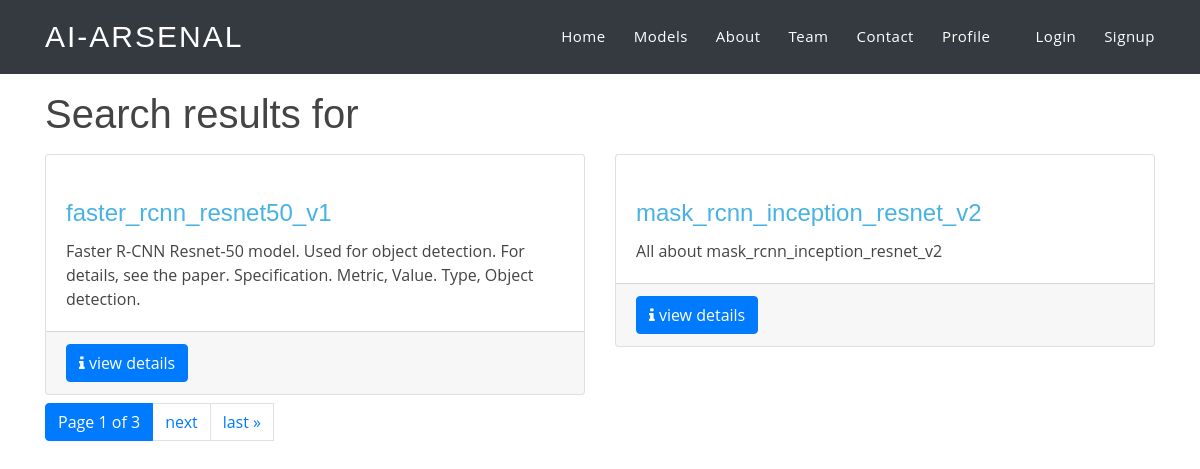
Page /storage/search/ on the committed database.
### storage/models.py (models this page shows, shortened)
class AiModel(models.Model):
    model_category =(
        (1,"image"),
        (2,"text"),
        (3,"nlp"),
        (4,"video"),
        (5,"others"),
    )
    name = models.CharField(max_length=225,default='model')
    summary = models.TextField()
    model_file =models.FileField(upload_to='ai_models',null=True)
    category= models.IntegerField(choices=model_category,default=model_category[0][1])
    model_image = models.ImageField(upload_to='ai_models/images',null=True)
    uploader =models.ForeignKey(User,on_delete=models.DO_NOTHING,default=2)
    uploaded_on =models.DateTimeField(auto_now=True)

### storage/views.py (the view)
# urls.py: path('search/', query_ai_models, name='search_ai_model'),
def query_ai_models(request):
    query = request.GET.get('q','')
    results = AiModel.objects.filter(name__contains=query)
    paginator = Paginator(results, 2)
    page_num = request.GET.get('page')
    page_obj = paginator.get_page(page_num)
    context = {
        'result':page_obj,
        'query':query
    }
    return render(request,'storage/search.html',context)

### templates/storage/search.html (shortened to what this page needs)
{% extends 'layout/base.html' %}
{% load static %}
{% load crispy_forms_tags %}
{% block content %}
<div class="container my-3">
    <h1>Search results for {{query}}</h1>
    <div class="row">
        {% for record in result %}
        <div class="col-lg-6 col-xs-4 my-2">
            <div class="card">
                <a href="{% url 'detail_model' record.id %}"><img class="card-img-top" src="{{ record.model_image.url }} " alt=""></a>
                <div class="card-body">
                    <h4 class="card-title"><a href="{% url 'detail_model' record.id %}">{{record.name}}</a></h4>
                    <p class="card-text">{{record.summary}}</p>
                </div>
                <div class="card-footer">
                    <a class="btn btn-primary" href="{% url 'detail_model' record.id %}"><i class="fa fa-info" aria-hidden="true"></i> view details</a>
                </div>
            </div>
        </div>
        {% empty %}
        <p class="lead">No records found</p>
        {% endfor %}
    </div>
    <div class="row justify-content-center">
        <div class="col">
            <nav aria-label="Page navigation example">
                <ul class="pagination">
                    <li class="page-item active" aria-current="page">
                        <a class="page-link">
                            Page {{ result.number }} of {{ result.paginator.num_pages }}
                        </a>
                    </li>
                    {% if result.has_next %}
                    <li class="page-item"></li><a class="page-link" href="?q={{query}}&page={{ result.next_page_number }}">next</a></li>
                    <li class="page-item"></li><a class="page-link" href="?q={{query}}&page={{ result.paginator.num_pages }}">last &raquo;</a></li>
                    {% endif %}
                </ul>
            </nav>
        </div>
    </div>
</div>
{% endblock content %}

### rows in the picture
AiModel: name "faster_rcnn_resnet50_v1", summary "Faster R-CNN Resnet-50 model. Used for object detection. For details, see the paper. Specification. Metric, Value. Type, Object detection."
AiModel: name "mask_rcnn_inception_resnet_v2", summary "All about mask_rcnn_inception_resnet_v2"

### other values in the picture
{{ result.number }} "1"
{{ result.paginator.num_pages }} "3"
